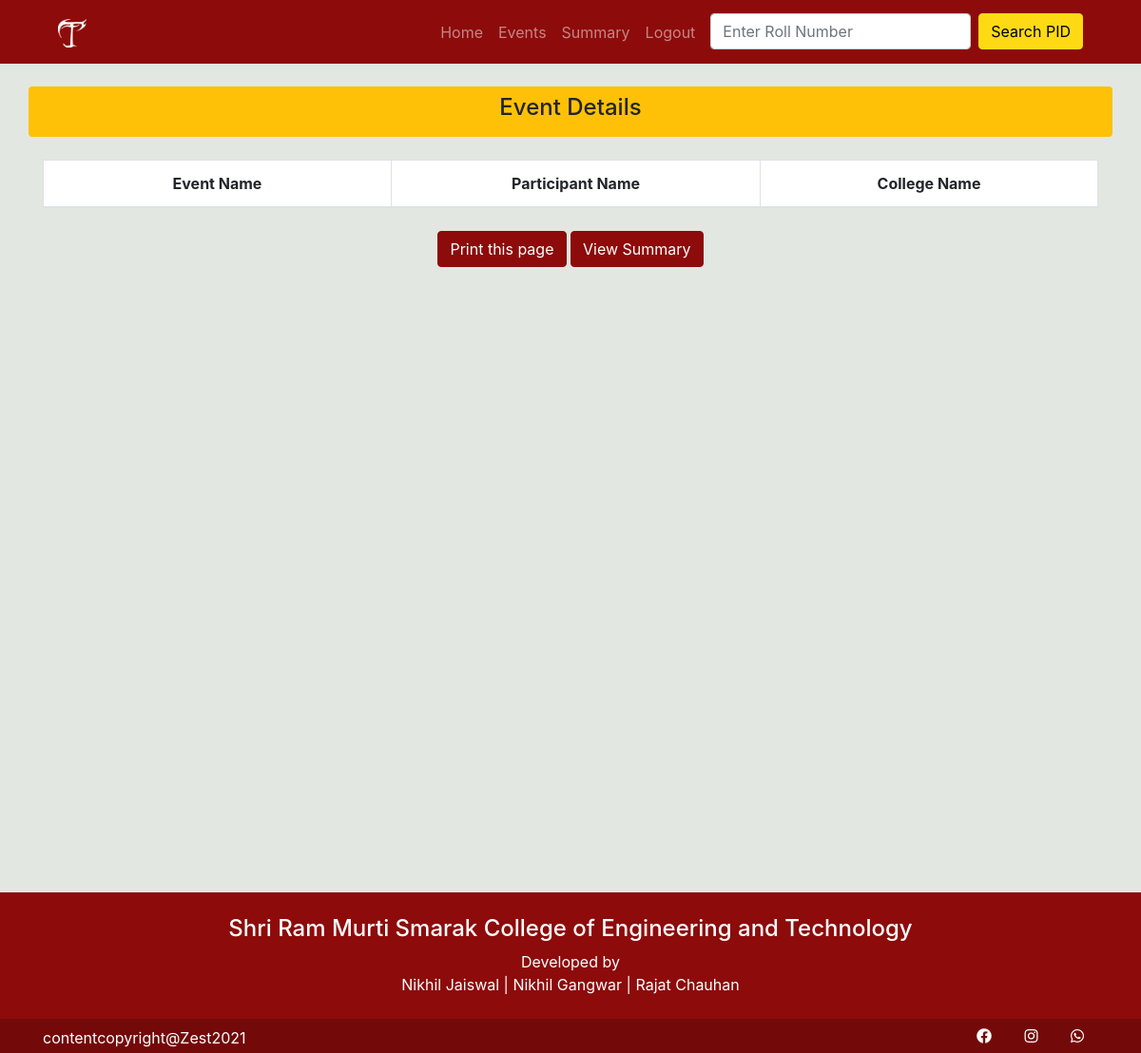
/zest/event_details/1/ (signed in), run on an earlier commit of the app's database.
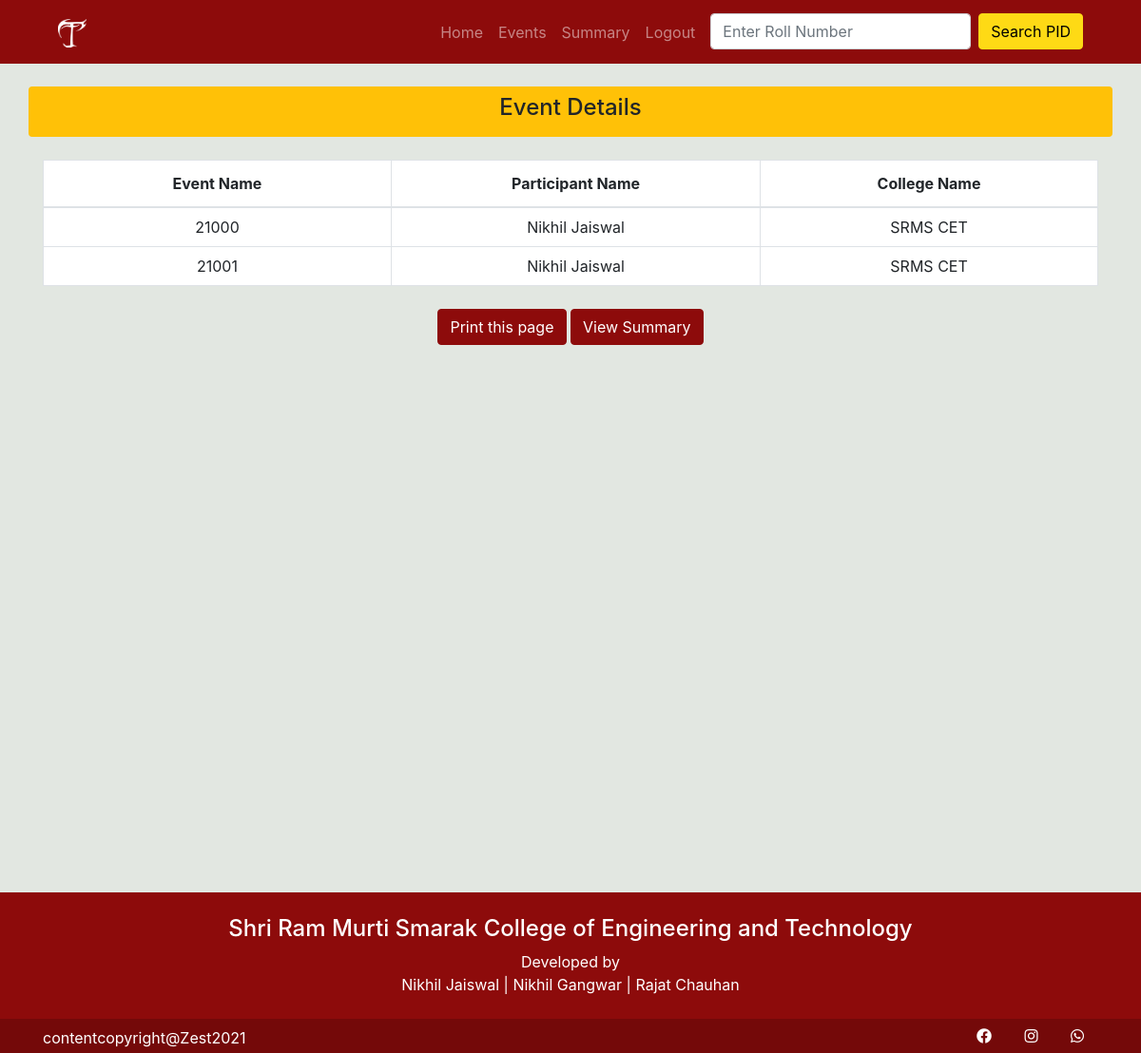
And on a later commit of the database.
### zest/models.py (models this page shows, shortened)
class Pid(models.Model):
    id = models.BigAutoField(auto_created=True, primary_key=True, serialize=False, verbose_name='ID')
    name = models.CharField(max_length=50, help_text='Enter Name', validators=[validate_name])
    college_name = CharField(choices=COLLEGE_CHOICES, max_length=100, help_text='Select College')
    roll_no = models.IntegerField(unique=True)
    batch = models.CharField(choices=BATCH_CHOICES, max_length=25, help_text='Select Batch')
    course = models.CharField(choices=COURSE_CHOICES, max_length=25, help_text='Select Course')
    branch = models.CharField(choices=BRANCH_CHOICES, max_length=50, help_text='Select Branch')
    phone = models.IntegerField(help_text='Enter Mobile No',validators =[validate_phone])
    date_joined = models.DateTimeField(default=timezone.now)
    generated_by = models.ForeignKey(User, on_delete=models.PROTECT,related_name='gereted_pid')

### zest/views.py (the view)
# urls.py: path('event_details/<int:id>/', views.event_details, name='event_details'),
@login_required(login_url='/zest/login/')
def event_details(request,id):
  individual_event_obj =Individual_Event.objects.get(id=id)
  pids = individual_event_obj.pid.all()
  return render(request,'zest/event_details.html', {'pids': pids})

### zest/templates/zest/event_details.html
{% extends 'zest/base.html' %}
{% block content %}
<div class="container vh-100">
  <div class="row rounded mt-4 bg-warning">
    <div class="col-md-12 p-2 text-center">
      <h4>Event Details</h4>
    </div>
  </div>
  <div class="row mt-4">
    <div class="col-md-12">
      <table class="table table-bordered table-hover bg-white">
        <thead>
          <tr class="text-center">
            <th scope="col" style="width:33%">Event Name </th>
            <th scope="col" style="width:35%">Participant Name</th>
            <th scope="col" style="width:37%">College Name</th>
          </tr>
        </thead>
        <tbody>
          {% for pid in pids %}
          <tr>
            <td class="align-middle text-center p-2">{{pid.id}}</td>
            <td class="text-center align-middle p-2">{{pid.name}}</td>
            <td class="align-middle text-center p-2">{{pid.college_name}}</td>
          </tr>
          {% endfor %}
        </tbody>
      </table>
    </div>
  </div>
  <div class="row d-print-none">
    <div class="col-md-12 mt-2  text-center">
      <form>
        <input class="btn btn-color serach-btn " type="button" value="Print this page" onClick="window.print()">
        <a href="{% url 'event_summary' %}" class="btn btn-color serach-btn ">View Summary</a>
      </form>
    </div>
  </div>
</div>
{% endblock content %}

What changed in the data, as far as the page shows it:
now on this page (row edited): Pid: id "21000", name "Nikhil Jaiswal", college_name "SRMS CET"
now on this page (row edited): Pid: id "21001", name "Nikhil Jaiswal", college_name "SRMS CET"
